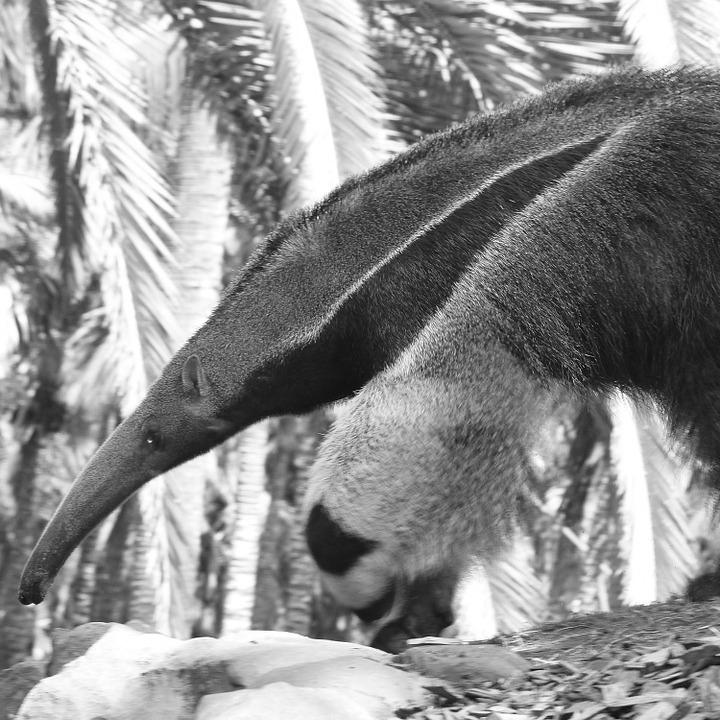
#> input picture scripts/anteater.jpg, 720 x 720 px
$ jupyter execute fig-2A.ipynb   (shell and % lines are left out)   (older library calls are emulated)
#> lines starting #> are read from the running program, lines starting #| are printed output that depends on the picture
[cell 1]
import numpy as np
import skimage.io as skio

import matplotlib.pyplot as plt

[cell 2]
def px_neighbors(img, dist=1, n_pairs=-1, seed=42):
    indices = np.arange(img.size)
    np.random.seed(seed)
    np.random.shuffle(indices)
    if n_pairs > 0:
        indices = indices[:n_pairs]
    x1, x2 = [], []
    for idx in indices:
        row, col = np.unravel_index(idx, img.shape)
        if row + dist < img.shape[0]:
            x1.append(img[row, col])
            x2.append(img[row + dist, col])
        if col + dist < img.shape[1]:
            x1.append(img[row, col])
            x2.append(img[row, col + dist])
    return x1, x2

[cell 3]
# Image source: https://pixabay.com/en/giant-anteater-animal-406712/ CC-0
img = skio.imread('anteater.jpg', as_grey=True)
#> img is the input picture: shape (720, 720); min 0, max 255, mean 142.6

# Fig. 2A:

[cell 4]
fig, ax = plt.subplots(nrows=2, figsize=(6, 8))
ax[0].imshow(img, cmap='gray')
ax[0].set_xticks([])
ax[0].set_yticks([])
for dist, gray in zip([3, 2, 1], [0, 0.25, 0.75]):
    ax[1].scatter(*px_neighbors(img, dist=dist, n_pairs=1000),
                  alpha=0.5, s=20,
                  c=(gray, gray, gray),
                  label='%d px dist' % dist)
ax[1].axis('square')
ax[1].set_xticks([])
ax[1].set_yticks([])
ax[1].legend(loc='lower right', fontsize=12)
ax[1].set_xlabel('Pixel 1 intensity', fontsize=16)
ax[1].set_ylabel('Pixel 2 intensity', fontsize=16)
fig.tight_layout()
fig.savefig('fig-2A.eps')
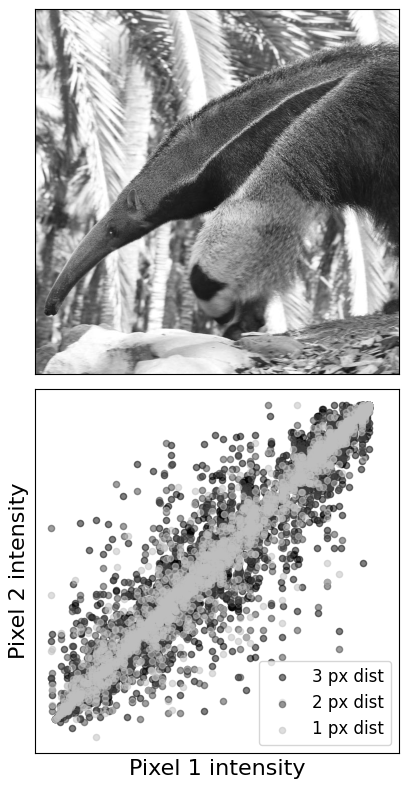
#> figure drawn by matplotlib, 2 panels


$ run again, with scripts/cat_louie.jpg copied over scripts/anteater.jpg
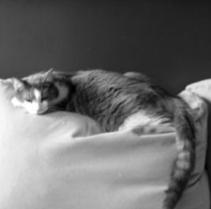
#> input picture scripts/cat_louie.jpg, 211 x 209 px
#> img is the input picture: shape (209, 211); min 0, max 255, mean 109.1
#> `fig.savefig('fig-2A.eps')`:
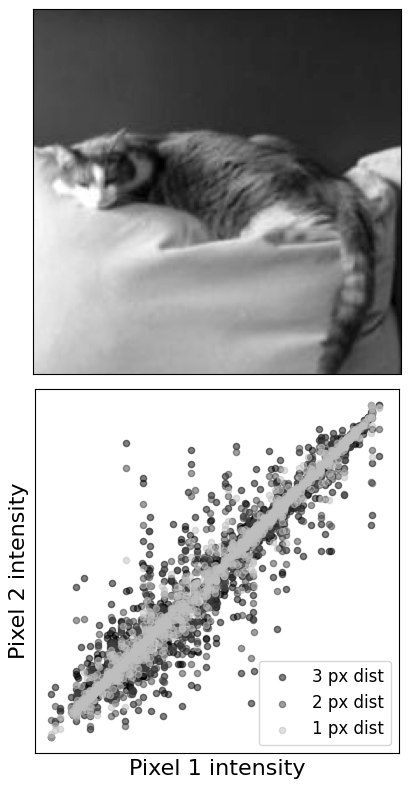
#> figure drawn by matplotlib, 2 panels
